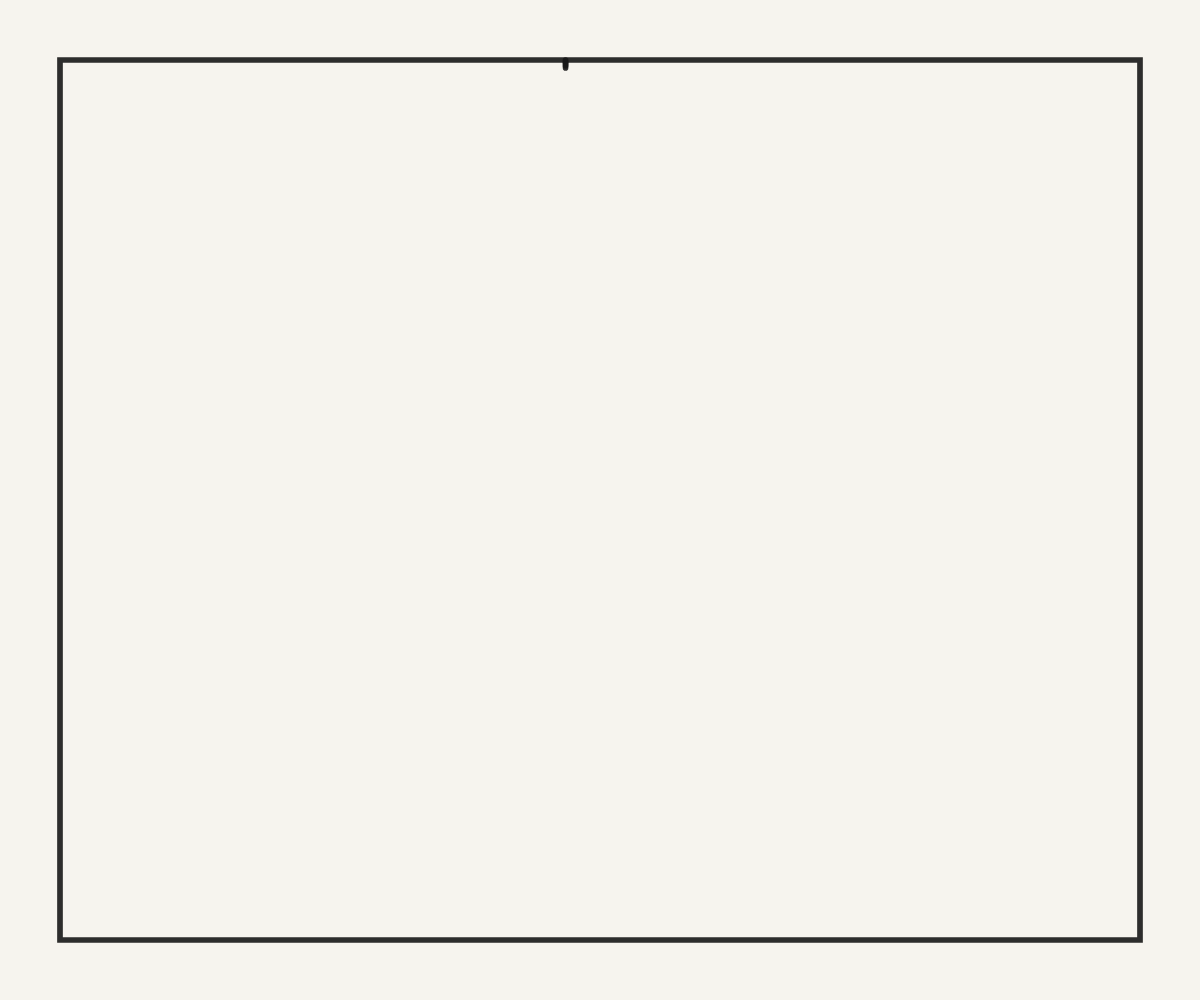
Frame 1 (no input)
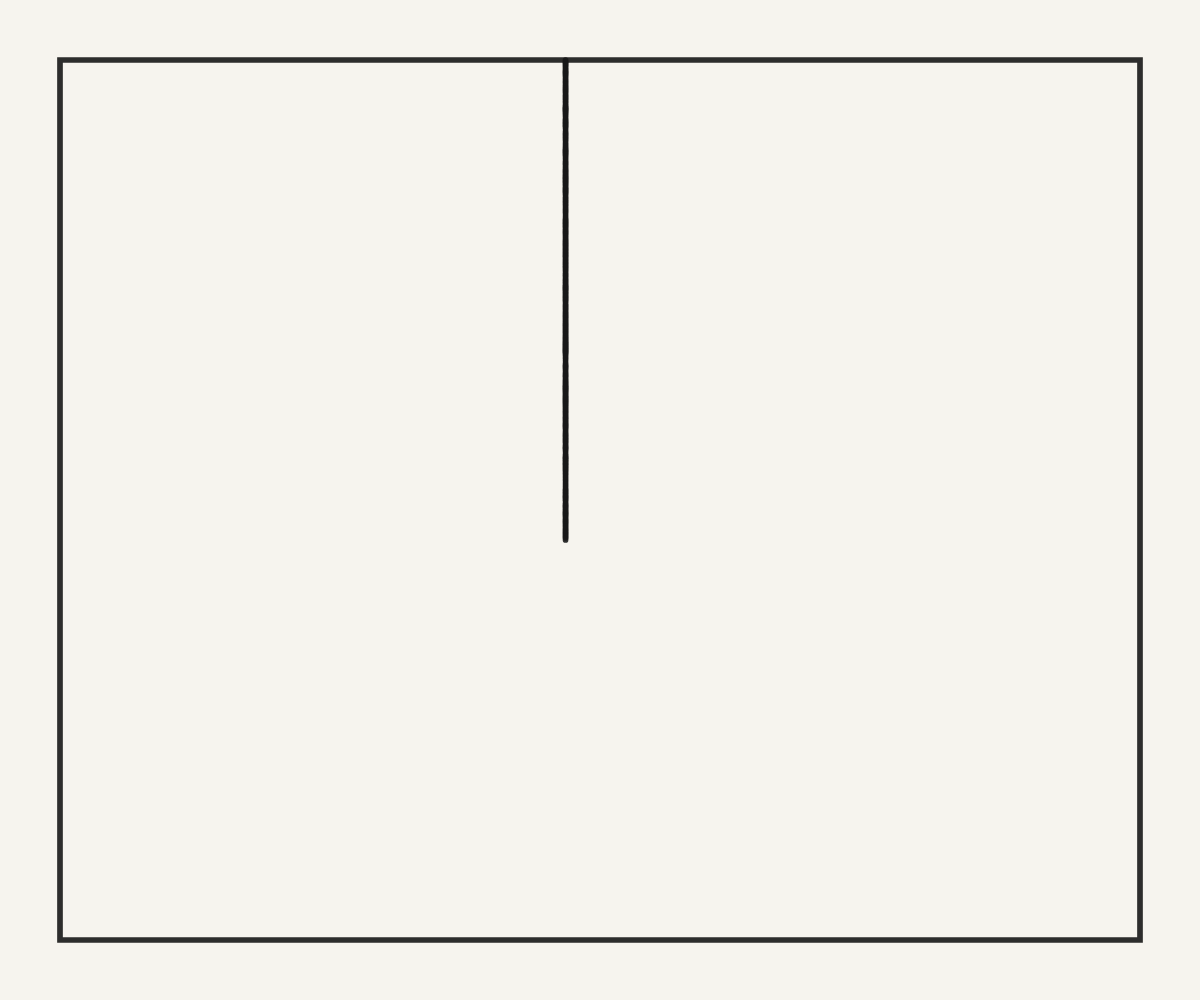
Frame 60 (no input)
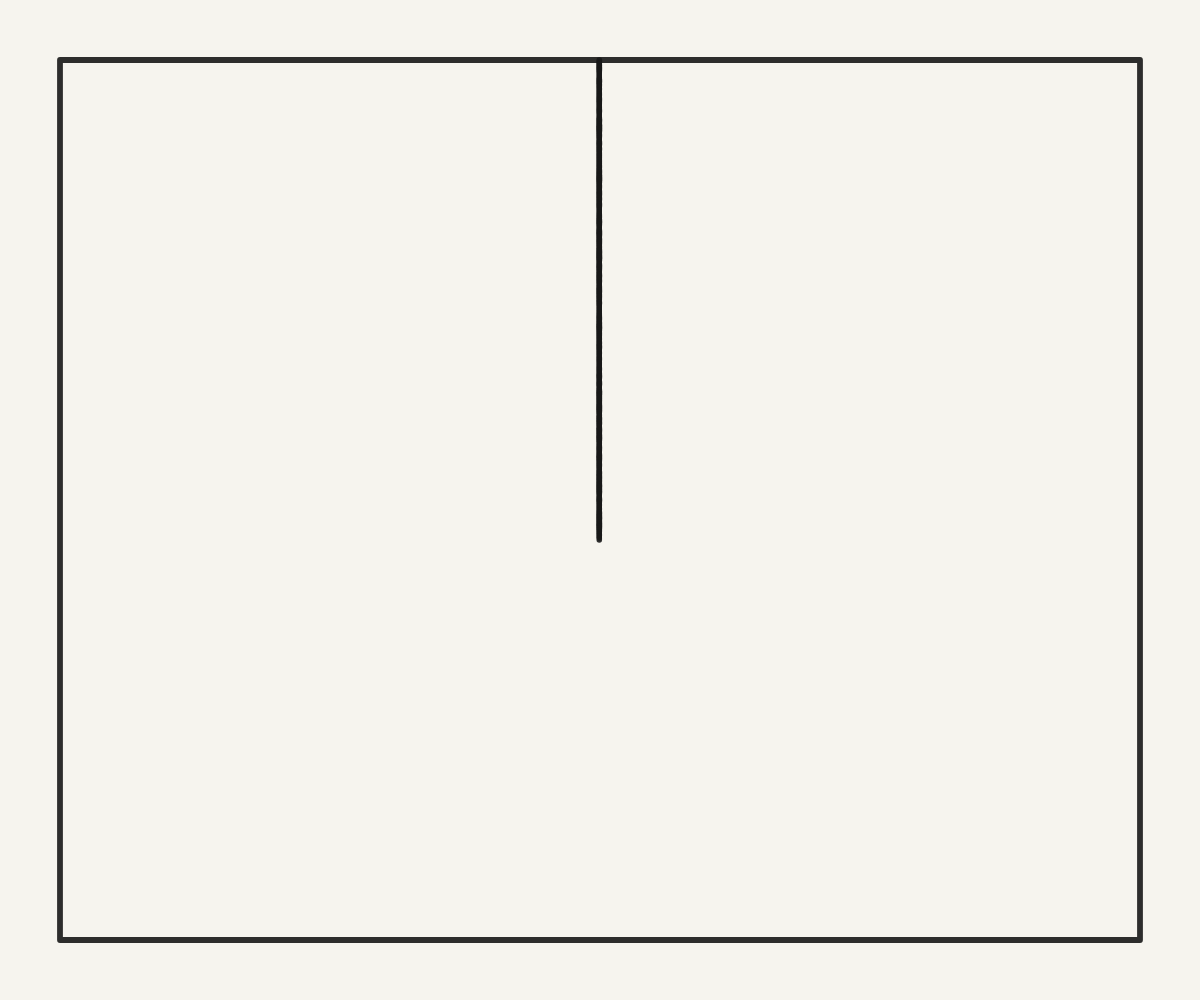
Frame 120 (the mouse pressed at the canvas centre since frame 60)

The p5.js sketch that drew these frames (run headless with seeded random() and noise() and a simulated clock; from frame 60 on, the mouse is pressed at the canvas centre):

// p5.js sketch
// ── sketch.js
const sketchCredits = {
  title: "Composition with large red plane, yellow, black, gray and blue",
  author: "Piet Mondriaan",
  url: "https://www.kunstmuseum.nl/en/collection/composition-large-red-plane-yellow-black-gray-and-blue",
};

registerSketchCredits(sketchCredits);

const AREA_MIN_RATIO = 0.01;
const AREA_MAX_RATIO = 0.05;
const RECT_RATIO_MIN = 0.50;
const RECT_RATIO_MAX = 2.00;
const COMPOSITION_MARGIN_RATIO = 0.06;
const COMPOSITION_MARGIN_MIN = 32;
const COMPOSITION_MARGIN_MAX = 96;
const FILL_ANGLE_MIN_DEGREES = -60;
const FILL_ANGLE_MAX_DEGREES = -30;
const FILL_STROKE_WEIGHT_MULTIPLIER = 2.4;
const FILL_SPACING_MIN_PX = 2.8;
const FILL_SPACING_MAX_PX = 4.8;
const FILL_SPACING_MIN_SCALE = 0.0032;
const FILL_SPACING_MAX_SCALE = 0.0058;
const PIXEL_STEP_DISTANCE = 2;
const HUMAN_PIXEL_STEPS_PER_FRAME = 4;
const WHITE_RECTANGLE_PROBABILITY = 0.40;
const BLACK_FILL_PROBABILITY = 0.05;
const WHITE_FILL_COLOR = [250, 249, 245, 230];
const BLACK_FILL_COLOR = [20, 20, 20, 235];
const BG_COLOR = [246, 244, 238];
const GRID_COLOR = [24, 24, 24, 230];
const RED_PASTEL_SHADES = [
  [238, 122, 114],
  [232, 108, 102],
  [246, 136, 126],
];
const YELLOW_PASTEL_SHADES = [
  [245, 214, 104],
  [250, 222, 118],
  [239, 204, 92],
];
const BLUE_PASTEL_SHADES = [
  [128, 172, 236],
  [117, 163, 229],
  [141, 184, 242],
];

let mondrianRectangles = [];
let currentRectangleIndex = 0;
let borderWeight = 6;
let fillerLineWeight = 1.5;
let splitSections = [];
let splitMinArea = 0;
let splitMaxArea = 0;
let activeSplit = null;
let activeSplitProgress = 0;
let drawPhase = "splits";
let isComplete = false;
let sketchFillPalette = [];

function setup() {
  createCanvas(windowWidth, windowHeight);
  frameRate(60);
  buildMondrianComposition();
}

function draw() {
  if (isComplete) return;

  const isHumanSpeed = getMainSpeedMode() === 1;
  let remainingDistance = getDrawDistancePerFrame();
  if (isHumanSpeed) remainingDistance = min(remainingDistance, PIXEL_STEP_DISTANCE * HUMAN_PIXEL_STEPS_PER_FRAME);

  while (remainingDistance > 0) {
    if (drawPhase === "splits") {
      const splitConsumed = drawNextSplitDistance(remainingDistance, isHumanSpeed);
      if (splitConsumed > 0) {
        remainingDistance -= splitConsumed;
        if (isHumanSpeed) break;
        continue;
      }
      finalizeSplitPhase();
      continue;
    }

    if (currentRectangleIndex >= mondrianRectangles.length) break;

    const section = mondrianRectangles[currentRectangleIndex];
    const consumed = drawNextStrokeDistance(section, remainingDistance, isHumanSpeed);
    if (consumed > 0) {
      remainingDistance -= consumed;
      if (isHumanSpeed) break;
    } else {
      currentRectangleIndex += 1;
    }
  }

  if (drawPhase !== "splits" && currentRectangleIndex >= mondrianRectangles.length) {
    isComplete = true;
    noLoop();
  }
}

function buildMondrianComposition() {
  background(...BG_COLOR);
  fillerLineWeight = constrain(min(width, height) * 0.0018, 0.8, 1.4);
  borderWeight = fillerLineWeight * 4;
  sketchFillPalette = buildSketchFillPalette();
  const composition = getCompositionBounds();
  const compositionArea = composition.w * composition.h;
  splitMinArea = compositionArea * AREA_MIN_RATIO;
  splitMaxArea = compositionArea * AREA_MAX_RATIO;
  splitSections = [composition];
  activeSplit = null;
  activeSplitProgress = 0;
  drawPhase = "splits";
  mondrianRectangles = [];
  currentRectangleIndex = 0;
  isComplete = false;
  stroke(...GRID_COLOR);
  strokeWeight(max(1.2, borderWeight + random(-0.25, 0.25)));
  noFill();
  rect(composition.x, composition.y, composition.w, composition.h);
  loop();
}

function getCompositionBounds() {
  const margin = getCompositionMargin();
  return {
    x: margin,
    y: margin,
    w: max(10, width - margin * 2),
    h: max(10, height - margin * 2),
  };
}

function splitSection(section, minArea) {
  const orientations = shuffleValues(["vertical", "horizontal"]);
  for (const orientation of orientations) {
    const split = splitWithOrientation(section, minArea, orientation);
    if (split) return split;
  }
  return null;
}

function splitWithOrientation(section, minArea, orientation) {
  if (orientation === "vertical") {
    const minWidth = minArea / section.h;
    const maxWidth = section.w - minWidth;
    if (maxWidth <= minWidth) return null;

    for (let attempt = 0; attempt < 36; attempt += 1) {
      const cutX = random(minWidth, maxWidth);
      const left = { x: section.x, y: section.y, w: cutX, h: section.h };
      const right = { x: section.x + cutX, y: section.y, w: section.w - cutX, h: section.h };
      if (isSectionShapeValid(left) && isSectionShapeValid(right)) {
        return {
          first: left,
          second: right,
          splitLine: createSegment(section.x + cutX, section.y, section.x + cutX, section.y + section.h),
        };
      }
    }
    return null;
  }

  const minHeight = minArea / section.w;
  const maxHeight = section.h - minHeight;
  if (maxHeight <= minHeight) return null;

  for (let attempt = 0; attempt < 36; attempt += 1) {
    const cutY = random(minHeight, maxHeight);
    const top = { x: section.x, y: section.y, w: section.w, h: cutY };
    const bottom = { x: section.x, y: section.y + cutY, w: section.w, h: section.h - cutY };
    if (isSectionShapeValid(top) && isSectionShapeValid(bottom)) {
      return {
        first: top,
        second: bottom,
        splitLine: createSegment(section.x, section.y + cutY, section.x + section.w, section.y + cutY),
      };
    }
  }

  return null;
}

function createFillPlan(section) {
  const inset = borderWeight * 0.7;
  const fillStyle = pickRectangleFillStyle();
  const spacingBounds = getFillSpacingBounds();
  const lineSpacing = random(spacingBounds.min, spacingBounds.max);
  const fillAngleDegrees = random(FILL_ANGLE_MIN_DEGREES, FILL_ANGLE_MAX_DEGREES);
  const lines = fillStyle.skipFill ? [] : createSolidFillStrokes(section, lineSpacing, inset, fillAngleDegrees);

  return {
    ...section,
    fillColor: fillStyle.fillColor,
    skipFill: fillStyle.skipFill,
    fillAngleDegrees,
    lines,
    currentLineIndex: 0,
    currentLineProgress: 0,
  };
}

function createSegment(x1, y1, x2, y2) {
  return {
    x1,
    y1,
    x2,
    y2,
    length: dist(x1, y1, x2, y2),
  };
}

function getFillSpacingBounds() {
  const scale = min(width, height);
  return {
    min: max(FILL_SPACING_MIN_PX, scale * FILL_SPACING_MIN_SCALE),
    max: max(FILL_SPACING_MAX_PX, scale * FILL_SPACING_MAX_SCALE),
  };
}

function createSolidFillStrokes(section, spacing, inset, angleDegrees) {
  const x = section.x + inset;
  const y = section.y + inset;
  const w = section.w - inset * 2;
  const h = section.h - inset * 2;
  if (w <= 1 || h <= 1) return [];

  const angle = radians(angleDegrees);
  const dx = cos(angle);
  const dy = sin(angle);
  const nx = -dy;
  const ny = dx;
  const diagonal = sqrt(w * w + h * h);
  const centerX = x + w * 0.5;
  const centerY = y + h * 0.5;
  const corners = [
    [x, y],
    [x + w, y],
    [x + w, y + h],
    [x, y + h],
  ];

  let minOffset = Infinity;
  let maxOffset = -Infinity;
  for (const [cx, cy] of corners) {
    const projection = (cx - centerX) * nx + (cy - centerY) * ny;
    minOffset = min(minOffset, projection);
    maxOffset = max(maxOffset, projection);
  }

  let offset = minOffset - random(spacing * 0.3, spacing);
  const lines = [];
  while (offset <= maxOffset + spacing) {
    offset += spacing;
    const jitter = random(-spacing * 0.14, spacing * 0.14);
    const baseX = centerX + nx * (offset + jitter);
    const baseY = centerY + ny * (offset + jitter);
    const rawX1 = baseX - dx * diagonal;
    const rawY1 = baseY - dy * diagonal;
    const rawX2 = baseX + dx * diagonal;
    const rawY2 = baseY + dy * diagonal;
    const clipped = clipSegmentToRect(rawX1, rawY1, rawX2, rawY2, x, y, w, h);
    if (clipped) {
      const startX = clipped.x1 <= clipped.x2 ? clipped.x1 : clipped.x2;
      const startY = clipped.x1 <= clipped.x2 ? clipped.y1 : clipped.y2;
      const endX = clipped.x1 <= clipped.x2 ? clipped.x2 : clipped.x1;
      const endY = clipped.x1 <= clipped.x2 ? clipped.y2 : clipped.y1;
      const segment = createSegment(startX, startY, endX, endY);
      if (segment.length > 0.001) lines.push(segment);
    }
  }
  lines.sort((a, b) => {
    const aTop = min(a.y1, a.y2);
    const bTop = min(b.y1, b.y2);
    if (abs(aTop - bTop) > 0.5) return aTop - bTop;
    const aLeft = min(a.x1, a.x2);
    const bLeft = min(b.x1, b.x2);
    return aLeft - bLeft;
  });
  for (let i = 1; i < lines.length; i += 2) {
    lines[i] = reverseSegmentDirection(lines[i]);
  }
  return lines;
}

function reverseSegmentDirection(segment) {
  return createSegment(segment.x2, segment.y2, segment.x1, segment.y1);
}

function clipSegmentToRect(x1, y1, x2, y2, x, y, w, h) {
  const dx = x2 - x1;
  const dy = y2 - y1;
  const p = [-dx, dx, -dy, dy];
  const q = [x1 - x, x + w - x1, y1 - y, y + h - y1];
  let t0 = 0;
  let t1 = 1;

  for (let i = 0; i < 4; i += 1) {
    if (abs(p[i]) < 0.000001) {
      if (q[i] < 0) return null;
      continue;
    }
    const r = q[i] / p[i];
    if (p[i] < 0) {
      if (r > t1) return null;
      if (r > t0) t0 = r;
    } else {
      if (r < t0) return null;
      if (r < t1) t1 = r;
    }
  }

  return {
    x1: x1 + t0 * dx,
    y1: y1 + t0 * dy,
    x2: x1 + t1 * dx,
    y2: y1 + t1 * dy,
  };
}

function buildSketchFillPalette() {
  return [RED_PASTEL_SHADES, YELLOW_PASTEL_SHADES, BLUE_PASTEL_SHADES].map((family) => {
    const base = random(family);
    return [
      constrain(base[0] + random(-6, 6), 0, 255),
      constrain(base[1] + random(-6, 6), 0, 255),
      constrain(base[2] + random(-6, 6), 0, 255),
      random(200, 238),
    ];
  });
}

function pickRectangleFillStyle() {
  const roll = random();
  if (roll < WHITE_RECTANGLE_PROBABILITY) {
    return { fillColor: WHITE_FILL_COLOR.slice(), skipFill: true };
  }
  if (roll < WHITE_RECTANGLE_PROBABILITY + BLACK_FILL_PROBABILITY) {
    return { fillColor: BLACK_FILL_COLOR.slice(), skipFill: false };
  }

  const base = random(sketchFillPalette);
  if (!base) return { fillColor: BLACK_FILL_COLOR.slice(), skipFill: false };
  return { fillColor: base.slice(), skipFill: false };
}

function drawNextSplitDistance(distanceBudget, singleSegmentMode) {
  let consumed = 0;
  stroke(...GRID_COLOR);
  strokeCap(ROUND);
  strokeJoin(ROUND);

  while (distanceBudget > 0) {
    if (!activeSplit) {
      const prepared = prepareNextSplit();
      if (!prepared) break;
    }

    const segment = activeSplit.splitLine;
    const segmentLength = segment.length;
    if (segmentLength <= 0.001) {
      applyActiveSplit();
      if (singleSegmentMode) break;
      continue;
    }

    const remainingOnSegment = segmentLength - activeSplitProgress;
    if (remainingOnSegment <= 0.001) {
      applyActiveSplit();
      if (singleSegmentMode) break;
      continue;
    }

    const step = min(remainingOnSegment, distanceBudget, PIXEL_STEP_DISTANCE);
    const nextProgress = activeSplitProgress + step;
    strokeWeight(max(1.2, borderWeight + random(-0.25, 0.25)));
    drawSegmentPortion(segment, activeSplitProgress, nextProgress);
    activeSplitProgress = nextProgress;
    distanceBudget -= step;
    consumed += step;

    if (activeSplitProgress >= segmentLength - 0.001) {
      applyActiveSplit();
      if (singleSegmentMode) break;
    }
  }

  return consumed;
}

function prepareNextSplit() {
  while (true) {
    const largestIndex = findLargestSplittableIndex(splitSections, splitMaxArea);
    if (largestIndex === -1) return false;

    const candidate = splitSections[largestIndex];
    const split = splitSection(candidate, splitMinArea);
    if (!split) {
      candidate.canSplit = false;
      continue;
    }

    activeSplit = {
      sectionIndex: largestIndex,
      first: split.first,
      second: split.second,
      splitLine: split.splitLine,
    };
    activeSplitProgress = 0;
    return true;
  }
}

function findLargestSplittableIndex(sections, maxArea) {
  let largestIndex = -1;
  let largestArea = 0;
  for (let i = 0; i < sections.length; i += 1) {
    const section = sections[i];
    if (section.canSplit === false) continue;
    const area = getArea(section);
    if (area > maxArea && area > largestArea) {
      largestArea = area;
      largestIndex = i;
    }
  }
  return largestIndex;
}

function applyActiveSplit() {
  if (!activeSplit) return;
  splitSections.splice(activeSplit.sectionIndex, 1, activeSplit.first, activeSplit.second);
  activeSplit = null;
  activeSplitProgress = 0;
}

function finalizeSplitPhase() {
  mondrianRectangles = splitSections.map((section) => createFillPlan(section));
  mondrianRectangles.sort((a, b) => {
    if (abs(a.y - b.y) > 0.5) return a.y - b.y;
    return a.x - b.x;
  });
  drawPhase = "fills";
  currentRectangleIndex = 0;
}

function drawNextStrokeDistance(section, distanceBudget, singleSegmentMode) {
  if (section.currentLineIndex >= section.lines.length) return 0;

  let consumed = 0;
  strokeCap(ROUND);

  while (distanceBudget > 0 && section.currentLineIndex < section.lines.length) {
    const segment = section.lines[section.currentLineIndex];
    const segmentLength = segment.length;
    if (segmentLength <= 0.001) {
      section.currentLineIndex += 1;
      section.currentLineProgress = 0;
      continue;
    }

    const remainingOnLine = segmentLength - section.currentLineProgress;
    if (remainingOnLine <= 0.001) {
      section.currentLineIndex += 1;
      section.currentLineProgress = 0;
      continue;
    }

    const step = min(remainingOnLine, distanceBudget, PIXEL_STEP_DISTANCE);
    const nextProgress = section.currentLineProgress + step;
    stroke(
      constrain(section.fillColor[0] + random(-8, 8), 0, 255),
      constrain(section.fillColor[1] + random(-8, 8), 0, 255),
      constrain(section.fillColor[2] + random(-8, 8), 0, 255),
      constrain(section.fillColor[3] + random(-16, 16), 120, 255)
    );
    strokeWeight(max(1.8, fillerLineWeight * FILL_STROKE_WEIGHT_MULTIPLIER + random(-0.20, 0.35)));
    drawSegmentPortion(segment, section.currentLineProgress, nextProgress);
    section.currentLineProgress = nextProgress;
    distanceBudget -= step;
    consumed += step;

    if (section.currentLineProgress >= segmentLength - 0.001) {
      section.currentLineIndex += 1;
      section.currentLineProgress = 0;
      if (singleSegmentMode) break;
    }
  }

  return consumed;
}

function drawSegmentPortion(segment, fromDistance, toDistance) {
  const t1 = constrain(fromDistance / segment.length, 0, 1);
  const t2 = constrain(toDistance / segment.length, 0, 1);
  if (t2 <= t1) return;

  const x1 = lerp(segment.x1, segment.x2, t1);
  const y1 = lerp(segment.y1, segment.y2, t1);
  const x2 = lerp(segment.x1, segment.x2, t2);
  const y2 = lerp(segment.y1, segment.y2, t2);
  line(x1, y1, x2, y2);
}

function getArea(section) {
  return section.w * section.h;
}

function getCompositionMargin() {
  return constrain(min(width, height) * COMPOSITION_MARGIN_RATIO, COMPOSITION_MARGIN_MIN, COMPOSITION_MARGIN_MAX);
}

function isSectionShapeValid(section) {
  const ratio = section.w / section.h;
  return ratio >= RECT_RATIO_MIN && ratio <= RECT_RATIO_MAX;
}

function shuffleValues(values) {
  const shuffled = values.slice();
  for (let i = shuffled.length - 1; i > 0; i -= 1) {
    const j = floor(random(i + 1));
    const tmp = shuffled[i];
    shuffled[i] = shuffled[j];
    shuffled[j] = tmp;
  }
  return shuffled;
}

function getMainSpeedMode() {
  if (window.HUAHUA_APP && typeof window.HUAHUA_APP.getSpeedMode === "function") {
    return window.HUAHUA_APP.getSpeedMode();
  }
  if (!window.HUAHUA_APP || !Number.isFinite(window.HUAHUA_APP.speed)) return 1;
  const speed = window.HUAHUA_APP.speed;
  if (speed === 2 || speed === 4) return speed;
  return 1;
}

function getDrawDistancePerFrame() {
  const scale = min(width, height);
  if (window.HUAHUA_APP && typeof window.HUAHUA_APP.getDrawDistancePerFrame === "function") {
    return window.HUAHUA_APP.getDrawDistancePerFrame(scale);
  }

  const speedMode = getMainSpeedMode();
  if (speedMode === 1) return max(8, scale * 0.02);
  if (speedMode === 2) return max(24, scale * 0.055);
  let burst = max(54, scale * 0.12);
  if (random() < 0.35) burst += max(28, scale * random(0.08, 0.2));
  return burst;
}

function mousePressed(event) {
  if (event && event.target && (event.target.closest(".main-controls") || event.target.closest(".main-credit"))) return;
  buildMondrianComposition();
}

function windowResized() {
  resizeCanvas(windowWidth, windowHeight);
  buildMondrianComposition();
}

function registerSketchCredits(credits) {
  if (window.HUAHUA_APP && typeof window.HUAHUA_APP.setCredits === "function") {
    window.HUAHUA_APP.setCredits(credits);
    return;
  }
  window.HUAHUA_PENDING_CREDITS = credits;
}
